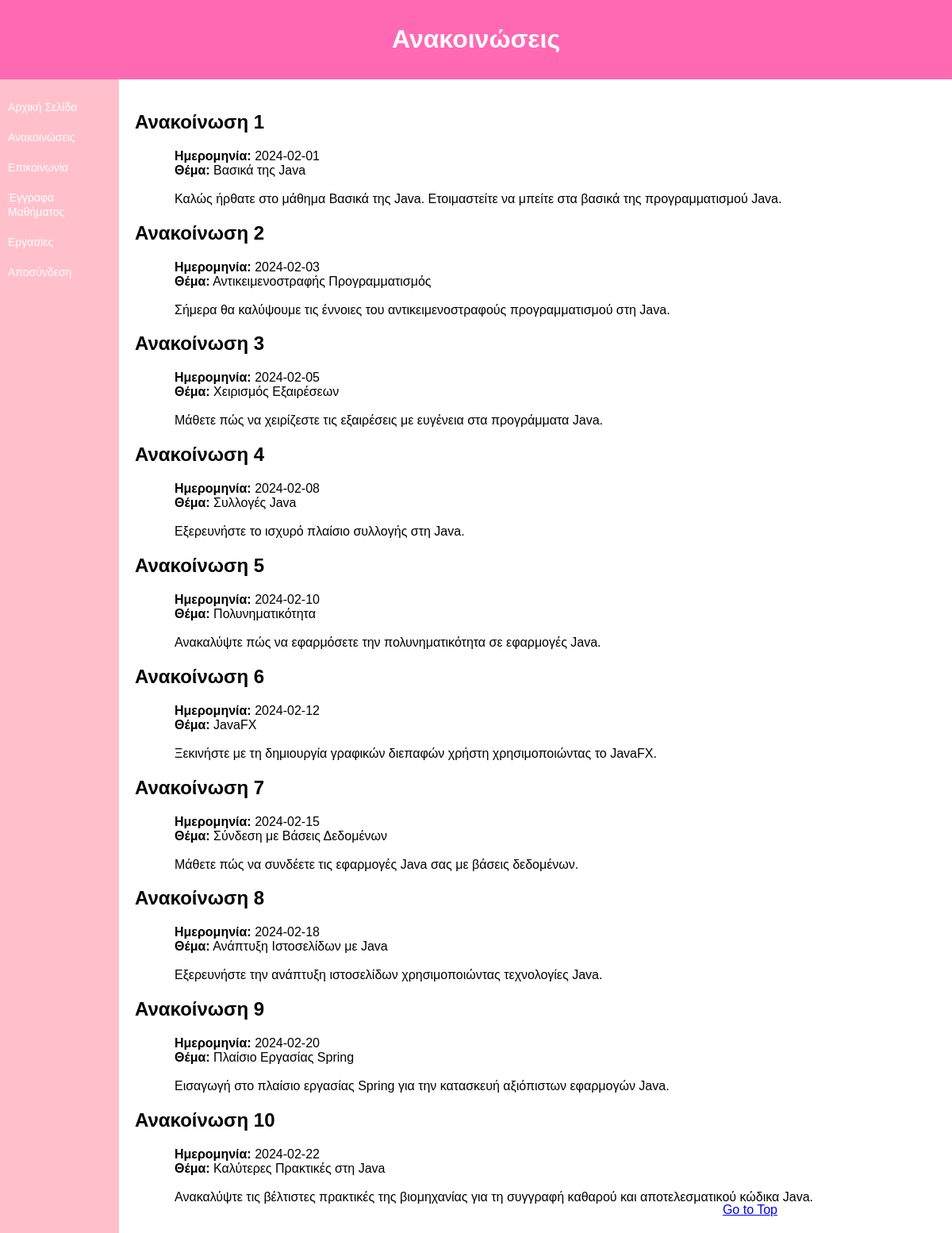
Screenshot of /announcement.php with the database file from the repository.
### tables this page shows
CREATE TABLE course_announcements (
    announcement_id INT PRIMARY KEY AUTO_INCREMENT,
    announcement_date DATE,
    announcement_subject VARCHAR(100),
    announcement_content TEXT
);

### announcement.php (the view, shortened to what this page needs)
<!DOCTYPE html>
<html lang="en">
<head>
    <link rel="stylesheet" href="styles.css">
</head>
<body>
    <header>
        <h1>Ανακοινώσεις</h1>
    </header>
    <main>
        <nav>
            <ul>
                <li><a href="index.html">Αρχική Σελίδα</a></li>
                <li><a href="announcement.php">Ανακοινώσεις</a></li>
                <li><a href="communication.html">Επικοινωνία</a></li>
                <li><a href="documents.php">Έγγραφα Μαθήματος</a></li>
                <li><a href="homework.php">Εργασίες</a></li>
                <li><a href="login.html">Αποσύνδεση</a></li>
            </ul>
        </nav>
        <div class="content">
            <?php
	        $servername = "webpagesdb.it.auth.gr:3306";
			$username = "argyrogt";
			$password = "123456";
			$dbname = "student3907";
            $conn = new mysqli($servername, $username, $password, $dbname);
            $sql = "SELECT * FROM course_announcements";
            $result = $conn->query($sql);
            if ($result->num_rows > 0) {
                while ($row = $result->fetch_assoc()) {
                    echo '<div class="announcement">';
                    echo '<h2 class="announcement-title">Ανακοίνωση ' . $row["announcement_id"];
                    echo '</h2>';
                    echo '<p class="announcement-info">';
                    echo '<strong>Ημερομηνία:</strong> ' . $row["announcement_date"] . '<br>';
                    echo '<strong>Θέμα:</strong> ' . $row["announcement_subject"] . '<br><br>';
                    echo $row["announcement_content"];
                    echo '</p></div>';
                }
            }
            ?>
        </div>
    </main>
</body>
<a href="#top" style="position: fixed; bottom: 20px; right: 220px;">Go to Top</a>
</html>

### styles.css (style rules this page uses)
body { margin: 0; padding: 0; font-family: Arial, sans-serif; }
header { background-color: #ff69b4; color: #fff; padding: 10px; text-align: center; }
main { display: flex; }
nav { background-color: #ffc0cb; min-height: 100vh; width: 150px; min-width: 150px; }
nav ul { list-style: none; padding: 0; }
nav ul li { padding: 10px; }
nav ul li a { text-decoration: none; color: white; font-size: 14px; }
.content { padding: 20px; }
.announcement-info { padding-left: 50px; }

### rows the page displays
course_announcements: announcement_id "1", announcement_date "2024-02-01", announcement_subject "Βασικά της Java", announcement_content "Καλώς ήρθατε στο μάθημα Βασικά της Java. Ετοιμαστείτε να μπείτε στα βασικά της προγραμματισμού Java."
course_announcements: announcement_id "2", announcement_date "2024-02-03", announcement_subject "Αντικειμενοστραφής Προγραμματισμός", announcement_content "Σήμερα θα καλύψουμε τις έννοιες του αντικειμενοστραφούς προγραμματισμού στη Java."
course_announcements: announcement_id "3", announcement_date "2024-02-05", announcement_subject "Χειρισμός Εξαιρέσεων", announcement_content "Μάθετε πώς να χειρίζεστε τις εξαιρέσεις με ευγένεια στα προγράμματα Java."
course_announcements: announcement_id "4", announcement_date "2024-02-08", announcement_subject "Συλλογές Java", announcement_content "Εξερευνήστε το ισχυρό πλαίσιο συλλογής στη Java."
course_announcements: announcement_id "5", announcement_date "2024-02-10", announcement_subject "Πολυνηματικότητα", announcement_content "Ανακαλύψτε πώς να εφαρμόσετε την πολυνηματικότητα σε εφαρμογές Java."
course_announcements: announcement_id "6", announcement_date "2024-02-12", announcement_subject "JavaFX", announcement_content "Ξεκινήστε με τη δημιουργία γραφικών διεπαφών χρήστη χρησιμοποιώντας το JavaFX."
course_announcements: announcement_id "7", announcement_date "2024-02-15", announcement_subject "Σύνδεση με Βάσεις Δεδομένων", announcement_content "Μάθετε πώς να συνδέετε τις εφαρμογές Java σας με βάσεις δεδομένων."
course_announcements: announcement_id "8", announcement_date "2024-02-18", announcement_subject "Ανάπτυξη Ιστοσελίδων με Java", announcement_content "Εξερευνήστε την ανάπτυξη ιστοσελίδων χρησιμοποιώντας τεχνολογίες Java."
course_announcements: announcement_id "9", announcement_date "2024-02-20", announcement_subject "Πλαίσιο Εργασίας Spring", announcement_content "Εισαγωγή στο πλαίσιο εργασίας Spring για την κατασκευή αξιόπιστων εφαρμογών Java."
course_announcements: announcement_id "10", announcement_date "2024-02-22", announcement_subject "Καλύτερες Πρακτικές στη Java", announcement_content "Ανακαλύψτε τις βέλτιστες πρακτικές της βιομηχανίας για τη συγγραφή καθαρού και αποτελεσματικού κώδικα Java."
